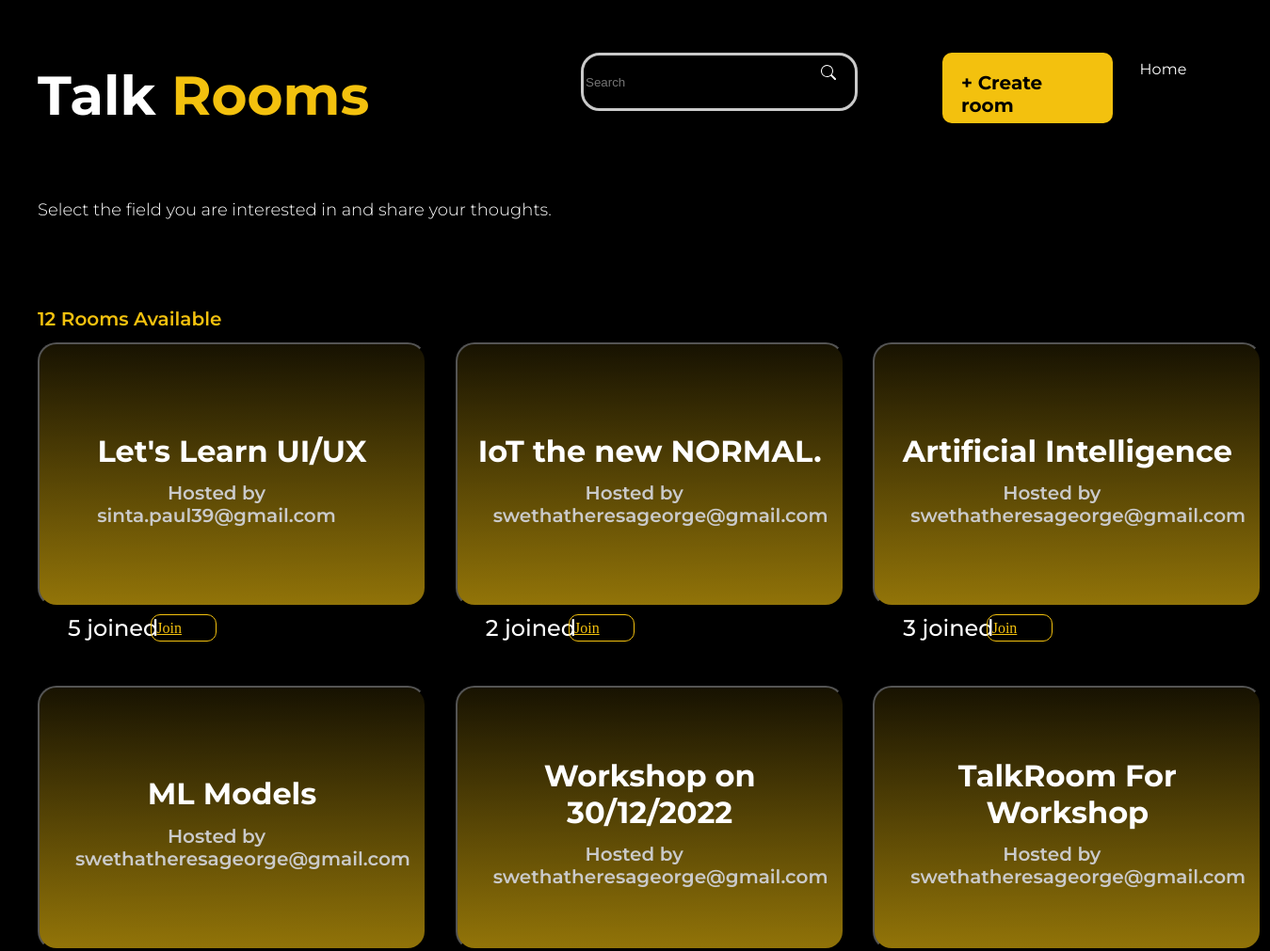
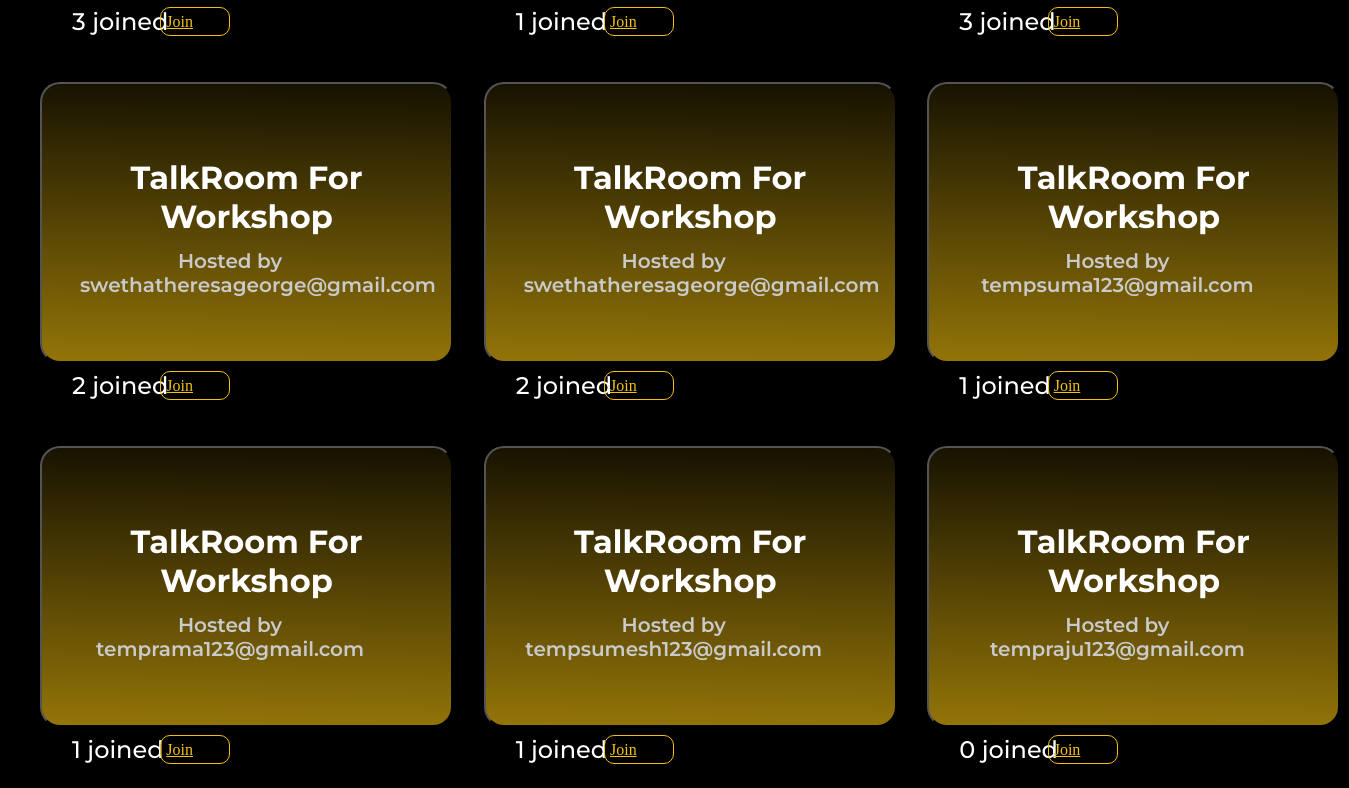
Before: /room/ with the older database file (2 pictures, top to bottom).
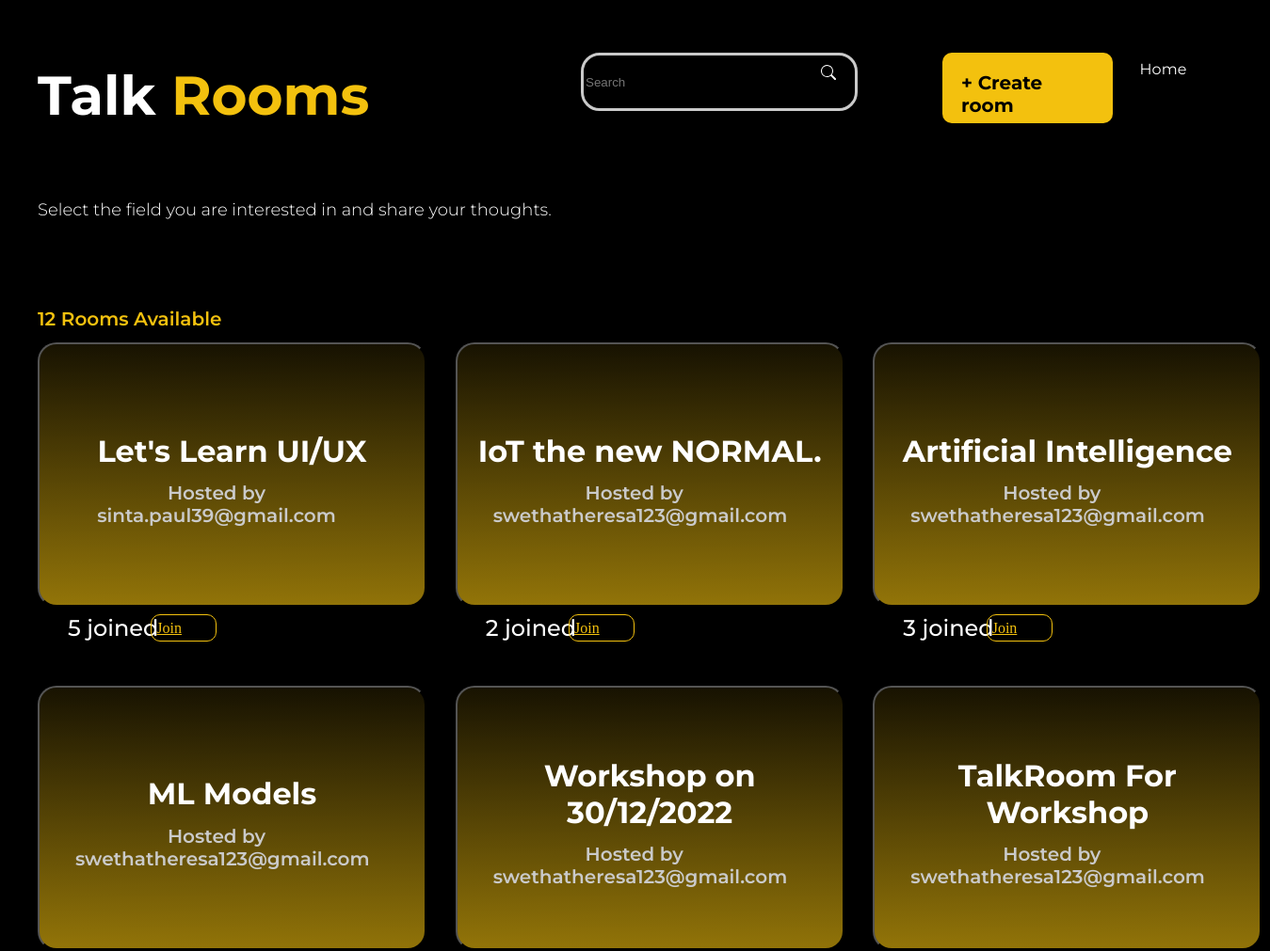
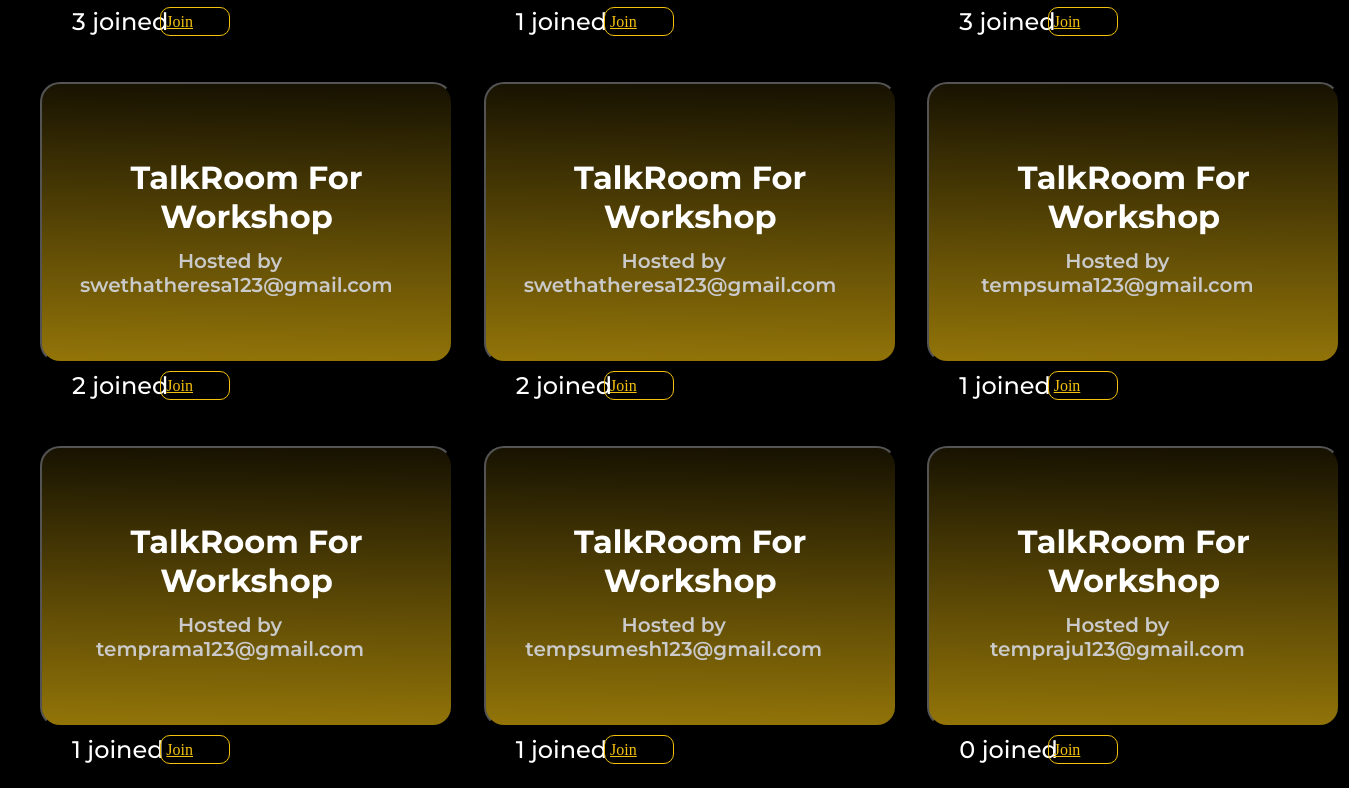
After: the same page with the newer database file (2 pictures, top to bottom).
### base/models.py (models this page shows, shortened)
class Room(models.Model):
    host = models.ForeignKey(User, on_delete=models.SET_NULL, null=True)
    topic = models.ForeignKey(Topic, on_delete=models.SET_NULL, null=True)
    name = models.CharField(max_length=100)
    description = models.CharField(max_length=200,null=True, blank=True)
    participants = models.ManyToManyField(
        User, related_name='participants', blank=True)

class User(AbstractUser):
    name = models.CharField(max_length=50, null=True)
    email = models.CharField(max_length=50,unique=True, null=True)
    college= models.CharField(max_length=50, null=True)
    city= models.CharField(max_length=50, null=True)
    fields_of_interests=models.ManyToManyField(
        Topic, related_name='topics',blank=True)
    USERNAME_FIELD = 'email'
    REQUIRED_FIELDS = []

### base/views.py (the view)
# urls.py: path('room/', views.room, name="room"),
def room(request):
    q = request.GET.get('q') if request.GET.get('q') != None else ''
    if(q==None):
        title='All'
    else:
        title=q
    rooms = Room.objects.filter(
        Q(topic__name__icontains=q) |
        Q(name__icontains=q) |
        Q(description__icontains=q)
    )
    room_count = rooms.count()
    room_messages = Message.objects.filter(
        Q(room__topic__name__icontains=q))[0:30]
    context = {'title':title,'rooms': rooms,'room_count': room_count, 'room_messages': room_messages}
    return render(request, 'room.html', context)

### templates/room.html (shortened to what this page needs)
<!DOCTYPE html>
{% load static %}
<html lang="en">
<head>
    <link rel="stylesheet" href="{% static 'style3.css' %}">
    <link rel="stylesheet" href="https://cdnjs.cloudflare.com/ajax/libs/font-awesome/4.7.0/css/font-awesome.min.css">
</head>
<body style="background-color: black;">
    <div class="a">
        <div class="">
            <div class="talkroom" style="display: flex;flex-direction: row;font-family:Montserrat ;"><pre style="color: white;font-family:Montserrat ;">Talk</pre><pre style="color: #F3C10E;font-family:Montserrat ;font-weight: 700;
                font-size: 58px;"> Rooms</pre></div>
            <p class="desc2">Select the field you are interested in and share your thoughts.</p>
        </div>
        <form action="{% url 'room' %}" method="GET">
        <div class="search">
                <div >
                    <input name="q" type="text" placeholder="Search" class="w">
                </div>
                <div class="s" style="border-color: transparent;">
                <center style="margin-left: -7rem;margin-top: -.2rem;">
                </center>
                </div>
        </div>
    </form>
        <div class="createroom" style="margin-top: 3rem;height: 35px;margin-left: -6rem;">
            <a class=""  style="text-decoration:none ;color: black;"href="{% url 'create-room' %}"><span >+ Create room</span></a>
        </div>
        <div>hj</div>
        <div class="home" style="
        margin-top: 3.5rem;border: none;"><a  style="color: white;text-decoration: none;margin-left: 1rem;margin-top: 2rem;font-family:Montserrat;" href="{% url 'signin' %}">Home</a></div>
    </div >
    <h1 class="ml1" style="margin-top: 7.5rem;margin-left: 2rem;">{{title}}</h1>
    <br>
    <h1 class="rm" style="margin-top: 0rem;margin-left: 2rem;">{{room_count}} Rooms Available</h1>
    <div class="grid">
        {% for room in rooms %}
        <div class="column">
            <div >
                <button class="btn"><a href="{% url 'room_details' room.id %}"style="color:white;text-decoration:none ;" >{{room.name}}</a>
                    <h1 class="h">Hosted by {{room.host.email}}</h1></button>
            </div>
            <div class="row">
                <h1 class="ml2">{{room.participants.all.count}} joined</h1>
                <a href="{% url 'join' room.id %}" class="join" style="margin-top: .5rem;margin-left: -15rem;">Join</a>
            </div>
        </div>
        {% endfor %}
    </div>
</body>
</html>

Changed rows visible on the page:
changed through a linked row, Room "IoT the new NORMAL.": host.email "swethatheresageorge@gmail.com" → "swethatheresa123@gmail.com"
changed through a linked row, Room "Artificial Intelligence": host.email "swethatheresageorge@gmail.com" → "swethatheresa123@gmail.com"
changed through a linked row, Room "ML Models": host.email "swethatheresageorge@gmail.com" → "swethatheresa123@gmail.com"
changed through a linked row, Room "Workshop on 30/12/2022": host.email "swethatheresageorge@gmail.com" → "swethatheresa123@gmail.com"
changed through a linked row, Room (number 6 of 12 on the later page): host.email "swethatheresageorge@gmail.com" → "swethatheresa123@gmail.com"
changed through a linked row, Room (number 7 of 12 on the later page): host.email "swethatheresageorge@gmail.com" → "swethatheresa123@gmail.com"
changed through a linked row, Room (number 8 of 12 on the later page): host.email "swethatheresageorge@gmail.com" → "swethatheresa123@gmail.com"
